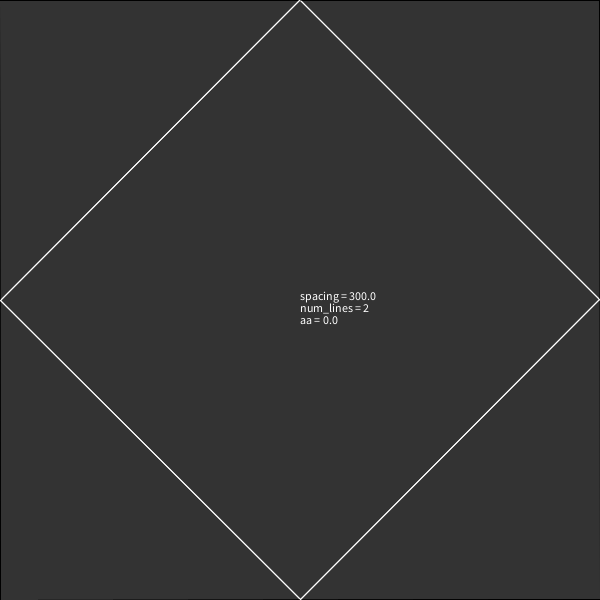
Frame 1 (no input)
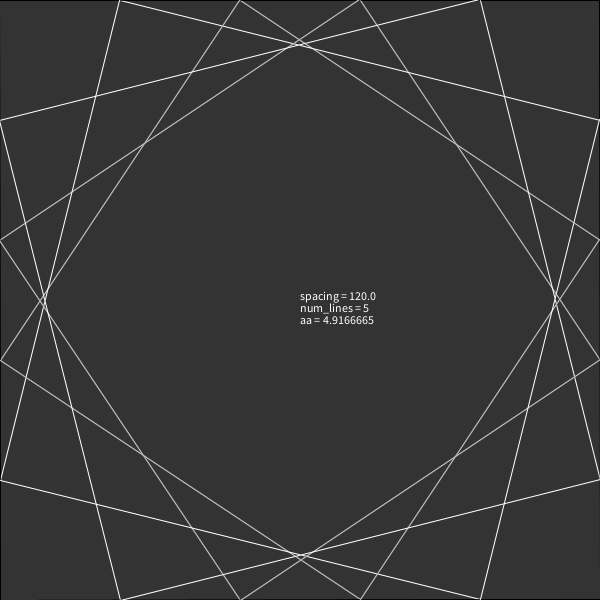
Frame 60 (the mouse pressed at the canvas centre just before this capture)
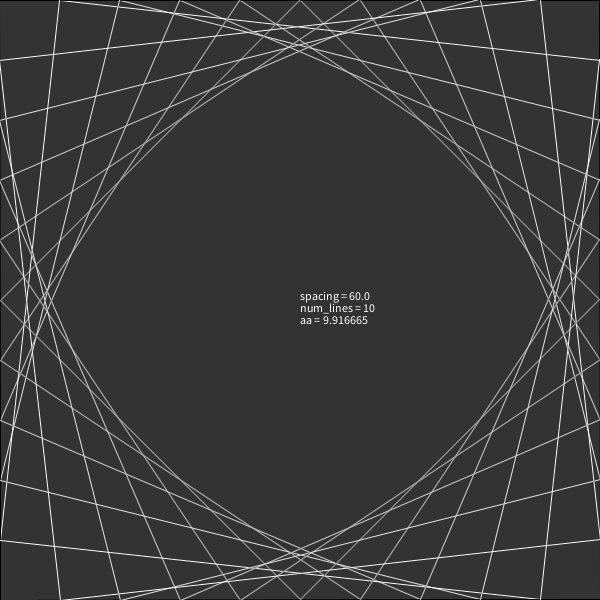
Frame 120 (the mouse held since frame 60 and released just before this capture)

The Processing sketch that drew these frames (run headless with seeded random() and noise(); from frame 60 on, the mouse is pressed at the canvas centre):

// Processing sketch: attached_lines
// ── attached_lines.pde
int num_lines = 2;
float aa = 0.0;
float aa_per_frame = (5.0 / 60.0);

void setup() {
	size(600, 600);
}

void draw() {
	background(51);
	float spacing = (float(width) / float(num_lines));
	
	for(int j = 0; j < 4; j++) {
		float x, y;
		
		for(int i = 0; i < num_lines; i++) {
			stroke(map(i, 0, (num_lines - 1), 0, 255));
			
			x = (spacing * i);
			y = (width - x);
			line(x, 0, width, x);
			
			x = (width - (spacing * i));
			y = x;
			line(x, 0, width, x);
		}
		translate(width/2, height/2);
		rotate(radians(-90));
		translate(-width/2, -height/2);
	}
	
	translate(width/2, height/2);
	fill(255);
	text("spacing = "+ spacing, 0, 0);
	text("num_lines = "+ num_lines, 0, 12);
	text("aa = "+ aa, 0, 24);
	
	aa += aa_per_frame;
	
	if(aa > num_lines) {
		num_lines += 1;
	}
	
	if(frameCount == 150) { save("preview.png"); }
}
